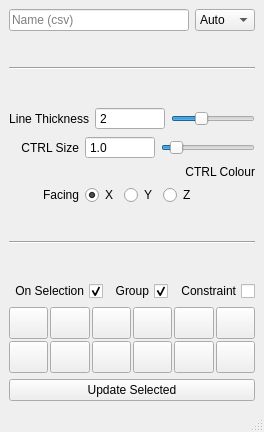
<?xml version="1.0" encoding="UTF-8"?>
<ui version="4.0">
 <class>MainWindow</class>
 <widget class="QMainWindow" name="MainWindow">
  <property name="geometry">
   <rect>
    <x>0</x>
    <y>0</y>
    <width>254</width>
    <height>432</height>
   </rect>
  </property>
  <property name="windowTitle">
   <string>MainWindow</string>
  </property>
  <widget class="QWidget" name="centralwidget">
   <layout class="QVBoxLayout" name="verticalLayout_2">
    <item>
     <layout class="QVBoxLayout" name="verticalLayout">
      <item>
       <layout class="QHBoxLayout" name="horizontalLayout_7">
        <item>
         <widget class="QLineEdit" name="lineEdit_name">
          <property name="sizePolicy">
           <sizepolicy hsizetype="MinimumExpanding" vsizetype="Fixed">
            <horstretch>0</horstretch>
            <verstretch>0</verstretch>
           </sizepolicy>
          </property>
          <property name="placeholderText">
           <string>Name (csv)</string>
          </property>
         </widget>
        </item>
        <item>
         <widget class="QComboBox" name="comboBox_name">
          <property name="sizePolicy">
           <sizepolicy hsizetype="Preferred" vsizetype="Fixed">
            <horstretch>0</horstretch>
            <verstretch>0</verstretch>
           </sizepolicy>
          </property>
          <property name="maximumSize">
           <size>
            <width>70</width>
            <height>16777215</height>
           </size>
          </property>
          <item>
           <property name="text">
            <string>Auto</string>
           </property>
          </item>
          <item>
           <property name="text">
            <string>_L</string>
           </property>
          </item>
          <item>
           <property name="text">
            <string>_R</string>
           </property>
          </item>
          <item>
           <property name="text">
            <string>None</string>
           </property>
          </item>
         </widget>
        </item>
       </layout>
      </item>
      <item>
       <spacer name="verticalSpacer_4">
        <property name="orientation">
         <enum>Qt::Vertical</enum>
        </property>
        <property name="sizeHint" stdset="0">
         <size>
          <width>20</width>
          <height>40</height>
         </size>
        </property>
       </spacer>
      </item>
      <item>
       <widget class="Line" name="line">
        <property name="orientation">
         <enum>Qt::Horizontal</enum>
        </property>
       </widget>
      </item>
      <item>
       <spacer name="verticalSpacer_2">
        <property name="orientation">
         <enum>Qt::Vertical</enum>
        </property>
        <property name="sizeHint" stdset="0">
         <size>
          <width>20</width>
          <height>40</height>
         </size>
        </property>
       </spacer>
      </item>
      <item>
       <layout class="QHBoxLayout" name="horizontalLayout_2">
        <item>
         <widget class="QLabel" name="label_lineThickness">
          <property name="minimumSize">
           <size>
            <width>70</width>
            <height>0</height>
           </size>
          </property>
          <property name="maximumSize">
           <size>
            <width>200</width>
            <height>16777215</height>
           </size>
          </property>
          <property name="text">
           <string>Line Thickness</string>
          </property>
          <property name="alignment">
           <set>Qt::AlignRight|Qt::AlignTrailing|Qt::AlignVCenter</set>
          </property>
         </widget>
        </item>
        <item>
         <widget class="QSpinBox" name="spinBox_lineThickness">
          <property name="minimumSize">
           <size>
            <width>70</width>
            <height>0</height>
           </size>
          </property>
          <property name="maximumSize">
           <size>
            <width>70</width>
            <height>16777215</height>
           </size>
          </property>
          <property name="buttonSymbols">
           <enum>QAbstractSpinBox::NoButtons</enum>
          </property>
          <property name="minimum">
           <number>-1</number>
          </property>
          <property name="value">
           <number>2</number>
          </property>
         </widget>
        </item>
        <item>
         <widget class="QSlider" name="horizontalSlider_3">
          <property name="minimum">
           <number>-1</number>
          </property>
          <property name="maximum">
           <number>8</number>
          </property>
          <property name="value">
           <number>2</number>
          </property>
          <property name="orientation">
           <enum>Qt::Horizontal</enum>
          </property>
         </widget>
        </item>
       </layout>
      </item>
      <item>
       <layout class="QHBoxLayout" name="horizontalLayout_3">
        <property name="topMargin">
         <number>0</number>
        </property>
        <item>
         <widget class="QLabel" name="label_size">
          <property name="minimumSize">
           <size>
            <width>70</width>
            <height>0</height>
           </size>
          </property>
          <property name="maximumSize">
           <size>
            <width>70</width>
            <height>16777215</height>
           </size>
          </property>
          <property name="text">
           <string>CTRL Size</string>
          </property>
          <property name="alignment">
           <set>Qt::AlignRight|Qt::AlignTrailing|Qt::AlignVCenter</set>
          </property>
         </widget>
        </item>
        <item>
         <widget class="QDoubleSpinBox" name="doubleSpinBox">
          <property name="minimumSize">
           <size>
            <width>70</width>
            <height>0</height>
           </size>
          </property>
          <property name="maximumSize">
           <size>
            <width>70</width>
            <height>16777215</height>
           </size>
          </property>
          <property name="buttonSymbols">
           <enum>QAbstractSpinBox::NoButtons</enum>
          </property>
          <property name="showGroupSeparator" stdset="0">
           <bool>false</bool>
          </property>
          <property name="decimals">
           <number>1</number>
          </property>
          <property name="value">
           <double>1.000000000000000</double>
          </property>
         </widget>
        </item>
        <item>
         <widget class="QSlider" name="horizontalSlider_2">
          <property name="maximum">
           <number>100</number>
          </property>
          <property name="singleStep">
           <number>1</number>
          </property>
          <property name="sliderPosition">
           <number>10</number>
          </property>
          <property name="tracking">
           <bool>true</bool>
          </property>
          <property name="orientation">
           <enum>Qt::Horizontal</enum>
          </property>
          <property name="invertedAppearance">
           <bool>false</bool>
          </property>
         </widget>
        </item>
       </layout>
      </item>
      <item>
       <layout class="QHBoxLayout" name="ctrlColorLayout">
        <item>
         <widget class="QLabel" name="label">
          <property name="minimumSize">
           <size>
            <width>70</width>
            <height>0</height>
           </size>
          </property>
          <property name="text">
           <string>CTRL Colour</string>
          </property>
          <property name="alignment">
           <set>Qt::AlignRight|Qt::AlignTrailing|Qt::AlignVCenter</set>
          </property>
         </widget>
        </item>
       </layout>
      </item>
      <item>
       <layout class="QHBoxLayout" name="horizontalLayout_4">
        <item>
         <widget class="QLabel" name="label_direction">
          <property name="sizePolicy">
           <sizepolicy hsizetype="Minimum" vsizetype="Preferred">
            <horstretch>0</horstretch>
            <verstretch>0</verstretch>
           </sizepolicy>
          </property>
          <property name="minimumSize">
           <size>
            <width>70</width>
            <height>0</height>
           </size>
          </property>
          <property name="text">
           <string>Facing</string>
          </property>
          <property name="alignment">
           <set>Qt::AlignRight|Qt::AlignTrailing|Qt::AlignVCenter</set>
          </property>
         </widget>
        </item>
        <item>
         <widget class="QRadioButton" name="radioButton_x">
          <property name="text">
           <string>X</string>
          </property>
          <property name="checked">
           <bool>true</bool>
          </property>
         </widget>
        </item>
        <item>
         <widget class="QRadioButton" name="radioButton_y">
          <property name="text">
           <string>Y</string>
          </property>
         </widget>
        </item>
        <item>
         <widget class="QRadioButton" name="radioButton_z">
          <property name="text">
           <string>Z</string>
          </property>
         </widget>
        </item>
        <item>
         <spacer name="horizontalSpacer">
          <property name="orientation">
           <enum>Qt::Horizontal</enum>
          </property>
          <property name="sizeHint" stdset="0">
           <size>
            <width>40</width>
            <height>20</height>
           </size>
          </property>
         </spacer>
        </item>
       </layout>
      </item>
      <item>
       <spacer name="verticalSpacer_3">
        <property name="orientation">
         <enum>Qt::Vertical</enum>
        </property>
        <property name="sizeHint" stdset="0">
         <size>
          <width>20</width>
          <height>40</height>
         </size>
        </property>
       </spacer>
      </item>
      <item>
       <widget class="Line" name="line_2">
        <property name="orientation">
         <enum>Qt::Horizontal</enum>
        </property>
       </widget>
      </item>
      <item>
       <spacer name="verticalSpacer">
        <property name="orientation">
         <enum>Qt::Vertical</enum>
        </property>
        <property name="sizeHint" stdset="0">
         <size>
          <width>20</width>
          <height>40</height>
         </size>
        </property>
       </spacer>
      </item>
      <item>
       <layout class="QHBoxLayout" name="horizontalLayout_5">
        <item>
         <widget class="QCheckBox" name="checkBox_selection">
          <property name="layoutDirection">
           <enum>Qt::RightToLeft</enum>
          </property>
          <property name="text">
           <string>On Selection</string>
          </property>
          <property name="checked">
           <bool>true</bool>
          </property>
         </widget>
        </item>
        <item>
         <spacer name="horizontalSpacer_2">
          <property name="orientation">
           <enum>Qt::Horizontal</enum>
          </property>
          <property name="sizeHint" stdset="0">
           <size>
            <width>40</width>
            <height>20</height>
           </size>
          </property>
         </spacer>
        </item>
        <item>
         <widget class="QCheckBox" name="checkBox_group">
          <property name="layoutDirection">
           <enum>Qt::RightToLeft</enum>
          </property>
          <property name="text">
           <string>Group</string>
          </property>
          <property name="checked">
           <bool>true</bool>
          </property>
         </widget>
        </item>
        <item>
         <spacer name="horizontalSpacer_3">
          <property name="orientation">
           <enum>Qt::Horizontal</enum>
          </property>
          <property name="sizeHint" stdset="0">
           <size>
            <width>40</width>
            <height>20</height>
           </size>
          </property>
         </spacer>
        </item>
        <item>
         <widget class="QCheckBox" name="checkBox_constraint">
          <property name="layoutDirection">
           <enum>Qt::RightToLeft</enum>
          </property>
          <property name="text">
           <string>Constraint</string>
          </property>
         </widget>
        </item>
       </layout>
      </item>
      <item>
       <layout class="QGridLayout" name="gridLayout" rowstretch="0,0">
        <property name="sizeConstraint">
         <enum>QLayout::SetNoConstraint</enum>
        </property>
        <property name="spacing">
         <number>2</number>
        </property>
        <item row="0" column="3">
         <widget class="QPushButton" name="btn_diamond">
          <property name="minimumSize">
           <size>
            <width>32</width>
            <height>32</height>
           </size>
          </property>
          <property name="maximumSize">
           <size>
            <width>16777215</width>
            <height>32</height>
           </size>
          </property>
          <property name="text">
           <string/>
          </property>
          <property name="icon">
           <iconset>
            <normalon>:/buttons/icons/ctrl_diamond.svg</normalon>
           </iconset>
          </property>
          <property name="iconSize">
           <size>
            <width>32</width>
            <height>32</height>
           </size>
          </property>
         </widget>
        </item>
        <item row="0" column="1">
         <widget class="QPushButton" name="btn_square">
          <property name="minimumSize">
           <size>
            <width>32</width>
            <height>32</height>
           </size>
          </property>
          <property name="maximumSize">
           <size>
            <width>16777215</width>
            <height>32</height>
           </size>
          </property>
          <property name="text">
           <string/>
          </property>
          <property name="icon">
           <iconset>
            <normalon>:/buttons/icons/ctrl_square.svg</normalon>
           </iconset>
          </property>
          <property name="iconSize">
           <size>
            <width>32</width>
            <height>32</height>
           </size>
          </property>
         </widget>
        </item>
        <item row="0" column="4">
         <widget class="QPushButton" name="btn_plus">
          <property name="minimumSize">
           <size>
            <width>32</width>
            <height>32</height>
           </size>
          </property>
          <property name="maximumSize">
           <size>
            <width>16777215</width>
            <height>32</height>
           </size>
          </property>
          <property name="text">
           <string/>
          </property>
          <property name="icon">
           <iconset>
            <normalon>:/buttons/icons/ctrl_plus.svg</normalon>
           </iconset>
          </property>
          <property name="iconSize">
           <size>
            <width>32</width>
            <height>32</height>
           </size>
          </property>
         </widget>
        </item>
        <item row="0" column="0">
         <widget class="QPushButton" name="btn_circle">
          <property name="minimumSize">
           <size>
            <width>32</width>
            <height>32</height>
           </size>
          </property>
          <property name="maximumSize">
           <size>
            <width>16777215</width>
            <height>32</height>
           </size>
          </property>
          <property name="styleSheet">
           <string notr="true"/>
          </property>
          <property name="text">
           <string/>
          </property>
          <property name="icon">
           <iconset>
            <normalon>:/buttons/icons/ctrl_circle.svg</normalon>
           </iconset>
          </property>
          <property name="iconSize">
           <size>
            <width>32</width>
            <height>32</height>
           </size>
          </property>
          <property name="flat">
           <bool>false</bool>
          </property>
         </widget>
        </item>
        <item row="0" column="2">
         <widget class="QPushButton" name="btn_star">
          <property name="minimumSize">
           <size>
            <width>32</width>
            <height>32</height>
           </size>
          </property>
          <property name="maximumSize">
           <size>
            <width>16777215</width>
            <height>32</height>
           </size>
          </property>
          <property name="text">
           <string/>
          </property>
          <property name="icon">
           <iconset>
            <normalon>:/buttons/icons/ctrl_star.svg</normalon>
           </iconset>
          </property>
          <property name="iconSize">
           <size>
            <width>32</width>
            <height>32</height>
           </size>
          </property>
         </widget>
        </item>
        <item row="0" column="5">
         <widget class="QPushButton" name="btn_cross">
          <property name="minimumSize">
           <size>
            <width>32</width>
            <height>32</height>
           </size>
          </property>
          <property name="maximumSize">
           <size>
            <width>16777215</width>
            <height>32</height>
           </size>
          </property>
          <property name="text">
           <string/>
          </property>
          <property name="icon">
           <iconset>
            <normalon>:/buttons/icons/ctrl_cross.svg</normalon>
           </iconset>
          </property>
          <property name="iconSize">
           <size>
            <width>32</width>
            <height>32</height>
           </size>
          </property>
         </widget>
        </item>
        <item row="1" column="1">
         <widget class="QPushButton" name="btn_pin">
          <property name="minimumSize">
           <size>
            <width>32</width>
            <height>32</height>
           </size>
          </property>
          <property name="maximumSize">
           <size>
            <width>16777215</width>
            <height>32</height>
           </size>
          </property>
          <property name="text">
           <string/>
          </property>
          <property name="icon">
           <iconset>
            <normalon>:/buttons/icons/ctrl_pin.svg</normalon>
           </iconset>
          </property>
          <property name="iconSize">
           <size>
            <width>32</width>
            <height>32</height>
           </size>
          </property>
         </widget>
        </item>
        <item row="1" column="2">
         <widget class="QPushButton" name="btn_arrow">
          <property name="minimumSize">
           <size>
            <width>32</width>
            <height>32</height>
           </size>
          </property>
          <property name="maximumSize">
           <size>
            <width>16777215</width>
            <height>32</height>
           </size>
          </property>
          <property name="text">
           <string/>
          </property>
          <property name="icon">
           <iconset>
            <normalon>:/buttons/icons/ctrl_arrow.svg</normalon>
           </iconset>
          </property>
          <property name="iconSize">
           <size>
            <width>32</width>
            <height>32</height>
           </size>
          </property>
         </widget>
        </item>
        <item row="1" column="5">
         <widget class="QPushButton" name="pushButton_4">
          <property name="minimumSize">
           <size>
            <width>32</width>
            <height>32</height>
           </size>
          </property>
          <property name="maximumSize">
           <size>
            <width>16777215</width>
            <height>32</height>
           </size>
          </property>
          <property name="text">
           <string/>
          </property>
          <property name="iconSize">
           <size>
            <width>32</width>
            <height>32</height>
           </size>
          </property>
         </widget>
        </item>
        <item row="1" column="3">
         <widget class="QPushButton" name="btn_doubleArrow">
          <property name="minimumSize">
           <size>
            <width>32</width>
            <height>32</height>
           </size>
          </property>
          <property name="maximumSize">
           <size>
            <width>16777215</width>
            <height>32</height>
           </size>
          </property>
          <property name="text">
           <string/>
          </property>
          <property name="icon">
           <iconset>
            <normalon>:/buttons/icons/ctrl_doubleArrow.svg</normalon>
           </iconset>
          </property>
          <property name="iconSize">
           <size>
            <width>32</width>
            <height>32</height>
           </size>
          </property>
         </widget>
        </item>
        <item row="1" column="0">
         <widget class="QPushButton" name="btn_arch">
          <property name="minimumSize">
           <size>
            <width>32</width>
            <height>32</height>
           </size>
          </property>
          <property name="maximumSize">
           <size>
            <width>16777215</width>
            <height>32</height>
           </size>
          </property>
          <property name="text">
           <string/>
          </property>
          <property name="icon">
           <iconset>
            <normalon>:/buttons/icons/ctrl_arch.svg</normalon>
           </iconset>
          </property>
          <property name="iconSize">
           <size>
            <width>32</width>
            <height>32</height>
           </size>
          </property>
         </widget>
        </item>
        <item row="1" column="4">
         <widget class="QPushButton" name="pushButton_3">
          <property name="minimumSize">
           <size>
            <width>32</width>
            <height>32</height>
           </size>
          </property>
          <property name="maximumSize">
           <size>
            <width>16777215</width>
            <height>32</height>
           </size>
          </property>
          <property name="text">
           <string/>
          </property>
          <property name="iconSize">
           <size>
            <width>32</width>
            <height>32</height>
           </size>
          </property>
         </widget>
        </item>
       </layout>
      </item>
      <item>
       <layout class="QHBoxLayout" name="horizontalLayout">
        <item>
         <widget class="QPushButton" name="pushButton_replaceCtrl">
          <property name="text">
           <string>Update Selected</string>
          </property>
         </widget>
        </item>
       </layout>
      </item>
     </layout>
    </item>
   </layout>
  </widget>
  <widget class="QMenuBar" name="menubar">
   <property name="geometry">
    <rect>
     <x>0</x>
     <y>0</y>
     <width>254</width>
     <height>21</height>
    </rect>
   </property>
  </widget>
  <widget class="QStatusBar" name="statusbar"/>
 </widget>
 <resources>
  <include location="createCtrl.qrc"/>
 </resources>
 <connections>
  <connection>
   <sender>spinBox_lineThickness</sender>
   <signal>valueChanged(int)</signal>
   <receiver>horizontalSlider_3</receiver>
   <slot>setValue(int)</slot>
   <hints>
    <hint type="sourcelabel">
     <x>123</x>
     <y>77</y>
    </hint>
    <hint type="destinationlabel">
     <x>196</x>
     <y>72</y>
    </hint>
   </hints>
  </connection>
  <connection>
   <sender>horizontalSlider_3</sender>
   <signal>valueChanged(int)</signal>
   <receiver>spinBox_lineThickness</receiver>
   <slot>setValue(int)</slot>
   <hints>
    <hint type="sourcelabel">
     <x>238</x>
     <y>74</y>
    </hint>
    <hint type="destinationlabel">
     <x>115</x>
     <y>74</y>
    </hint>
   </hints>
  </connection>
 </connections>
</ui>
